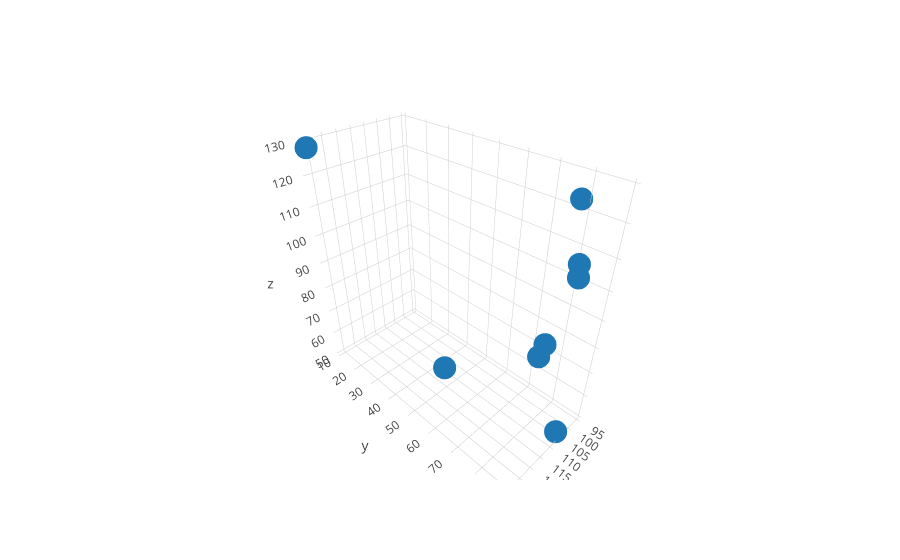

The notebook cell saved with this chart:
### Code cell
trace = scatter_particles(preader, eventn)
iplot([trace])

### Figure 1 — Plotly figure (JSON) as saved in the notebook; plotly's stock layout.template omitted (floating-point values rounded to 4 significant figures)
{"data": [{"hovertext": ["pdg: 211, E = 541.842163, primary=1", "pdg: 2212, E = 345.026947, primary=0", "pdg: 2212, E = 137.451004, primary=0", "pdg: 2212, E = 5.619748, primary=0", "pdg: 1000010030, E = -12.967394, primary=0", "pdg: 22, E = 6.227327, primary=0", "pdg: 22, E = 5.988493, primary=0", "pdg: -13, E = 64.823662, primary=1", "pdg: -11, E = 36.943142, primary=0", "pdg: -211, E = 875.831116, primary=1", "pdg: 11, E = 15.172224, primary=0", "pdg: 11, E = 5.577595, primary=0", "pdg: 22, E = 270.430908, primary=1"], "mode": "markers", "type": "scatter3d", "uid": "fbc2b7f2-caad-4428-a1ee-c0bc7ca74bd3", "x": [100.6, 100.4, 100.4, 100.4, 100.4, 111.6, 131.8, 100.6, 105.8, 100.6, 103.1, 103.6, 95.19], "y": [83.87, 83.32, 83.32, 83.32, 83.32, 45.29, 11.51, 83.87, 88.74, 83.87, 78.73, 77.58, 78.0], "z": [104.3, 108.1, 108.1, 108.1, 108.1, 52.72, 128.6, 104.3, 51.47, 104.3, 79.62, 74.34, 122.6]}], "layout": {}}
